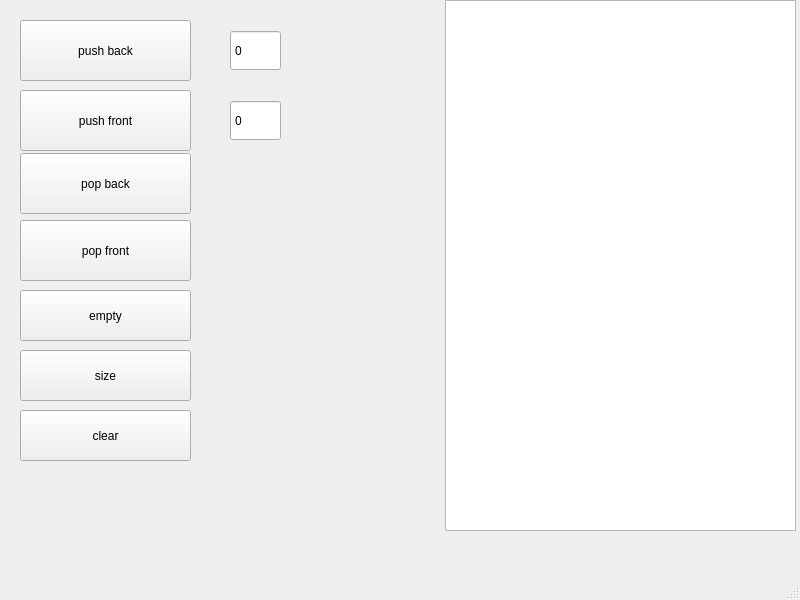
<?xml version="1.0" encoding="UTF-8"?>
<ui version="4.0">
 <class>MainWindow</class>
 <widget class="QMainWindow" name="MainWindow">
  <property name="geometry">
   <rect>
    <x>0</x>
    <y>0</y>
    <width>800</width>
    <height>600</height>
   </rect>
  </property>
  <property name="windowTitle">
   <string>MainWindow</string>
  </property>
  <widget class="QWidget" name="centralwidget">
   <widget class="QListWidget" name="listWidget">
    <property name="enabled">
     <bool>true</bool>
    </property>
    <property name="geometry">
     <rect>
      <x>445</x>
      <y>0</y>
      <width>351</width>
      <height>531</height>
     </rect>
    </property>
   </widget>
   <widget class="QPushButton" name="pushButton_pushb">
    <property name="geometry">
     <rect>
      <x>20</x>
      <y>20</y>
      <width>171</width>
      <height>61</height>
     </rect>
    </property>
    <property name="text">
     <string>push back</string>
    </property>
   </widget>
   <widget class="QPushButton" name="pushButton_pushf">
    <property name="geometry">
     <rect>
      <x>20</x>
      <y>90</y>
      <width>171</width>
      <height>61</height>
     </rect>
    </property>
    <property name="text">
     <string>push front</string>
    </property>
   </widget>
   <widget class="QPushButton" name="pushButton_popb">
    <property name="geometry">
     <rect>
      <x>20</x>
      <y>153</y>
      <width>171</width>
      <height>61</height>
     </rect>
    </property>
    <property name="text">
     <string>pop back</string>
    </property>
   </widget>
   <widget class="QPushButton" name="pushButton_popf">
    <property name="geometry">
     <rect>
      <x>20</x>
      <y>220</y>
      <width>171</width>
      <height>61</height>
     </rect>
    </property>
    <property name="text">
     <string>pop front</string>
    </property>
   </widget>
   <widget class="QSpinBox" name="spinBox1">
    <property name="geometry">
     <rect>
      <x>230</x>
      <y>30</y>
      <width>51</width>
      <height>41</height>
     </rect>
    </property>
    <property name="buttonSymbols">
     <enum>QAbstractSpinBox::NoButtons</enum>
    </property>
    <property name="maximum">
     <number>1000</number>
    </property>
   </widget>
   <widget class="QSpinBox" name="spinBox2">
    <property name="geometry">
     <rect>
      <x>230</x>
      <y>100</y>
      <width>51</width>
      <height>41</height>
     </rect>
    </property>
    <property name="buttonSymbols">
     <enum>QAbstractSpinBox::NoButtons</enum>
    </property>
    <property name="maximum">
     <number>1000</number>
    </property>
   </widget>
   <widget class="QPushButton" name="pushButton_empty">
    <property name="geometry">
     <rect>
      <x>20</x>
      <y>290</y>
      <width>171</width>
      <height>51</height>
     </rect>
    </property>
    <property name="text">
     <string>empty</string>
    </property>
   </widget>
   <widget class="QPushButton" name="pushButton_clear">
    <property name="geometry">
     <rect>
      <x>20</x>
      <y>410</y>
      <width>171</width>
      <height>51</height>
     </rect>
    </property>
    <property name="text">
     <string>clear</string>
    </property>
   </widget>
   <widget class="QPushButton" name="pushButton_size">
    <property name="geometry">
     <rect>
      <x>20</x>
      <y>350</y>
      <width>171</width>
      <height>51</height>
     </rect>
    </property>
    <property name="text">
     <string>size</string>
    </property>
   </widget>
  </widget>
  <widget class="QMenuBar" name="menubar">
   <property name="geometry">
    <rect>
     <x>0</x>
     <y>0</y>
     <width>800</width>
     <height>25</height>
    </rect>
   </property>
  </widget>
  <widget class="QStatusBar" name="statusbar"/>
 </widget>
 <resources/>
 <connections/>
</ui>
